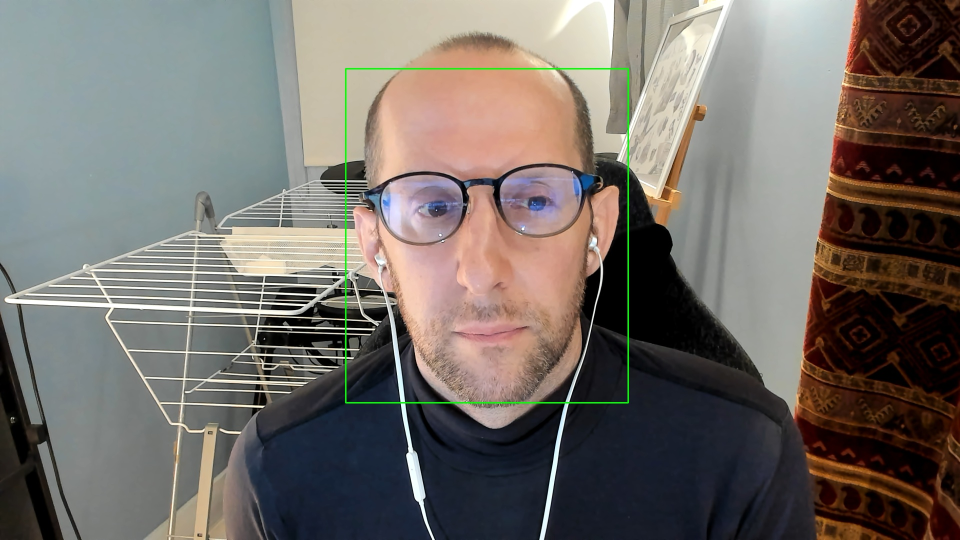
#> input picture test_photo.jpg, 1920 x 1080 px (shown at 1/2 size)
$ python -i video_check.py   (imports and definitions only)   (older library calls are emulated)
#> lines starting #> are read from the running program, lines starting #| are printed output that depends on the picture

import cv2
import numpy as np
import av
import threading

class VideoProcessor:
    def __init__(self):
        self.frame_lock = threading.Lock()
        self.brightness_values = []
        self.sharpness_values = []
        self.face_brightness_values = []
        self.headroom_values = []
        self.face_prop_values = []
        self.face_detected = False
        self.frame_count = 0
        self.last_frame = None

        # Load Haar Cascade
        self.face_cascade = cv2.CascadeClassifier(cv2.data.haarcascades + 'haarcascade_frontalface_default.xml')

    def recv(self, frame):
        img = frame.to_ndarray(format="bgr24")

        # Resize for consistent analysis (optional, but good for performance)
        height, width = img.shape[:2]
        max_width = 640
        if width > max_width:
            scale = max_width / width
            new_height = int(height * scale)
            img = cv2.resize(img, (max_width, new_height))

        # Analysis
        gray = cv2.cvtColor(img, cv2.COLOR_BGR2GRAY)

        # 1. Global Metrics
        brightness = np.mean(gray)
        sharpness = cv2.Laplacian(gray, cv2.CV_64F).var()

        with self.frame_lock:
            self.brightness_values.append(brightness)
            self.sharpness_values.append(sharpness)
            self.frame_count += 1
            self.last_frame = img.copy()

        # 2. Face Detection
        faces = self.face_cascade.detectMultiScale(gray, 1.1, 4)

        detected_this_frame = False
        for (x, y, w, h) in faces:
            detected_this_frame = True

            # Draw Face Box
            cv2.rectangle(img, (x, y), (x+w, y+h), (255, 0, 0), 2)

            # Headroom & Face Prop Analysis
            h_frame, w_frame = img.shape[:2]
            headroom_pct = (y / h_frame) * 100
            face_prop = h / h_frame

            # Face Brightness
            face_roi = gray[y:y+h, x:x+w]
            face_brightness = np.mean(face_roi)

            with self.frame_lock:
                self.headroom_values.append(headroom_pct)
                self.face_prop_values.append(face_prop)
                self.face_brightness_values.append(face_brightness)
                self.face_detected = True

            break # Process only largest face

        # Draw Guide (Ellipse)
        h, w = img.shape[:2]
        center_x = w // 2
        center_y = int(h * 0.45)
        axes = (int(h * 0.25), int(h * 0.35))
        cv2.ellipse(img, (center_x, center_y), axes, 0, 0, 360, (0, 255, 255), 2)

        return av.VideoFrame.from_ndarray(img, format="bgr24")

    def get_stats(self):
        with self.frame_lock:
            if not self.brightness_values:
                return None

            avg_brightness = np.mean(self.brightness_values)
            avg_sharpness = np.mean(self.sharpness_values)
            avg_face_brightness = np.mean(self.face_brightness_values) if self.face_brightness_values else None
            avg_headroom = np.mean(self.headroom_values) if self.headroom_values else None
            avg_face_prop = np.mean(self.face_prop_values) if self.face_prop_values else None

            # Convert last frame to RGB for display
            last_frame_rgb = None
            if self.last_frame is not None:
                last_frame_rgb = cv2.cvtColor(self.last_frame, cv2.COLOR_BGR2RGB)

            return {
                "avg_brightness": avg_brightness,
                "avg_sharpness": avg_sharpness,
                "frames_captured": self.frame_count,
                "face_detected": self.face_detected,
                "avg_face_brightness": avg_face_brightness,
                "avg_headroom": avg_headroom,
                "avg_face_prop": avg_face_prop,
                "last_frame": last_frame_rgb
            }

>>> import cv2
>>> picture = cv2.imread('test_photo.jpg', cv2.IMREAD_GRAYSCALE)
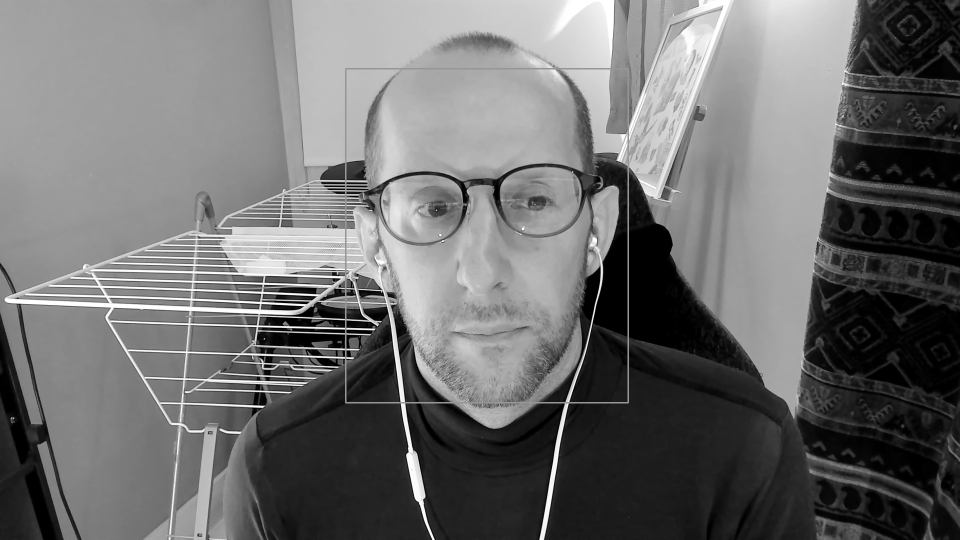
#> picture: shape (1080, 1920) (shown at 1/2 size); min 0, max 255, mean 110.3
#> (the run stopped early here; a loop or call above may not have finished)
